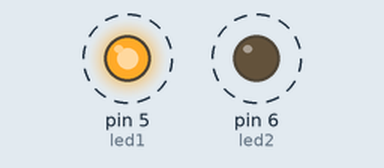
Recording of a sketch running on a simulated Arduino Uno, built with avr-gcc and run on an emulated ATmega328P. Parts: output pins drawn as LEDs (lit = HIGH). Dashed ring = blinking.

Above: at 0.5 s.
Timing chart, 0 to 4.6 s (numbered marks = the images above):
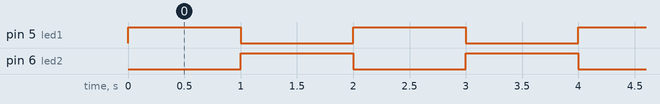

The sketch:

alternate_led_blinking.ino
```cpp
int led1=5;
int led2=6;
void setup() {
  // put your setup code here, to run once:
  pinMode(led1,OUTPUT); //to initialise 5th pin as output
  pinMode(led2,OUTPUT);

}

void loop() {
  // put your main code here, to run repeatedly:
  digitalWrite(led1,HIGH); //sets the pin at 5V
  digitalWrite(led2,LOW);
  delay(1000);
  digitalWrite(led1,LOW); //sets the pin to 0V
  digitalWrite(led2,HIGH);
  delay(1000);

}
```

Measured:
- by itself, pin 5 (led1), pin 6 (led2): alternates HIGH for 1.0 s and LOW for 1.0 s
